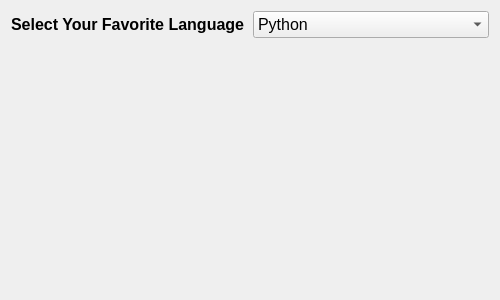
<?xml version="1.0" encoding="UTF-8"?>
<ui version="4.0">
 <class>Form</class>
 <widget class="QWidget" name="Form">
  <property name="geometry">
   <rect>
    <x>0</x>
    <y>0</y>
    <width>500</width>
    <height>300</height>
   </rect>
  </property>
  <property name="windowTitle">
   <string>Form</string>
  </property>
  <layout class="QVBoxLayout" name="verticalLayout">
   <item>
    <layout class="QHBoxLayout" name="horizontalLayout">
     <item>
      <widget class="QLabel" name="label">
       <property name="font">
        <font>
         <pointsize>12</pointsize>
         <bold>true</bold>
        </font>
       </property>
       <property name="text">
        <string>Select Your Favorite Language</string>
       </property>
      </widget>
     </item>
     <item>
      <widget class="QComboBox" name="comboBox">
       <property name="font">
        <font>
         <pointsize>12</pointsize>
        </font>
       </property>
       <item>
        <property name="text">
         <string>Python</string>
        </property>
       </item>
       <item>
        <property name="text">
         <string>Java</string>
        </property>
       </item>
       <item>
        <property name="text">
         <string>C++</string>
        </property>
       </item>
       <item>
        <property name="text">
         <string>C#</string>
        </property>
       </item>
      </widget>
     </item>
    </layout>
   </item>
   <item>
    <widget class="QLabel" name="label_result">
     <property name="font">
      <font>
       <pointsize>14</pointsize>
       <bold>true</bold>
      </font>
     </property>
     <property name="text">
      <string/>
     </property>
    </widget>
   </item>
  </layout>
 </widget>
 <resources/>
 <connections/>
</ui>
